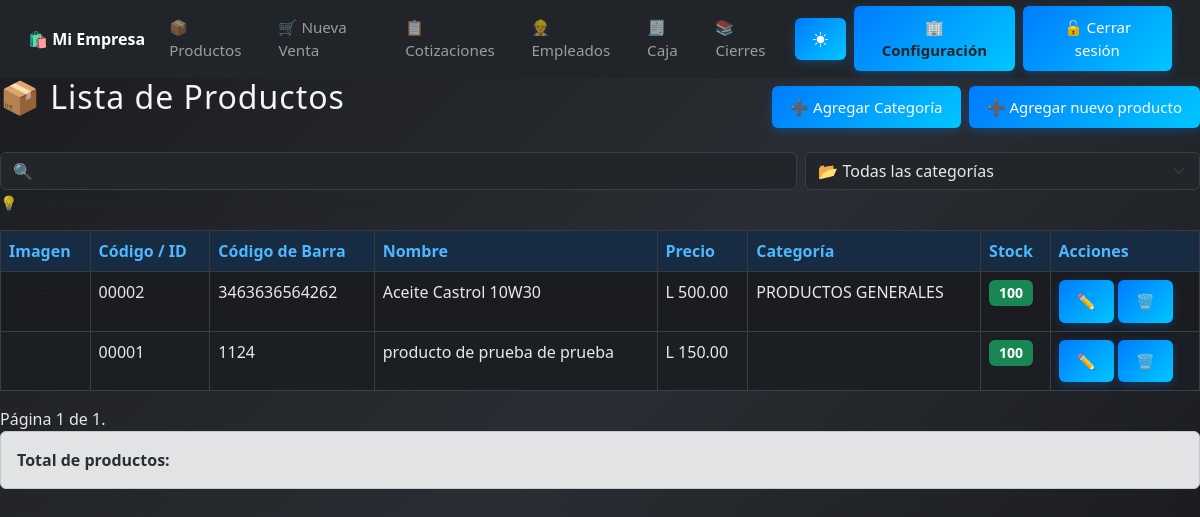
Page /productos/ (signed in) on the earlier database version.
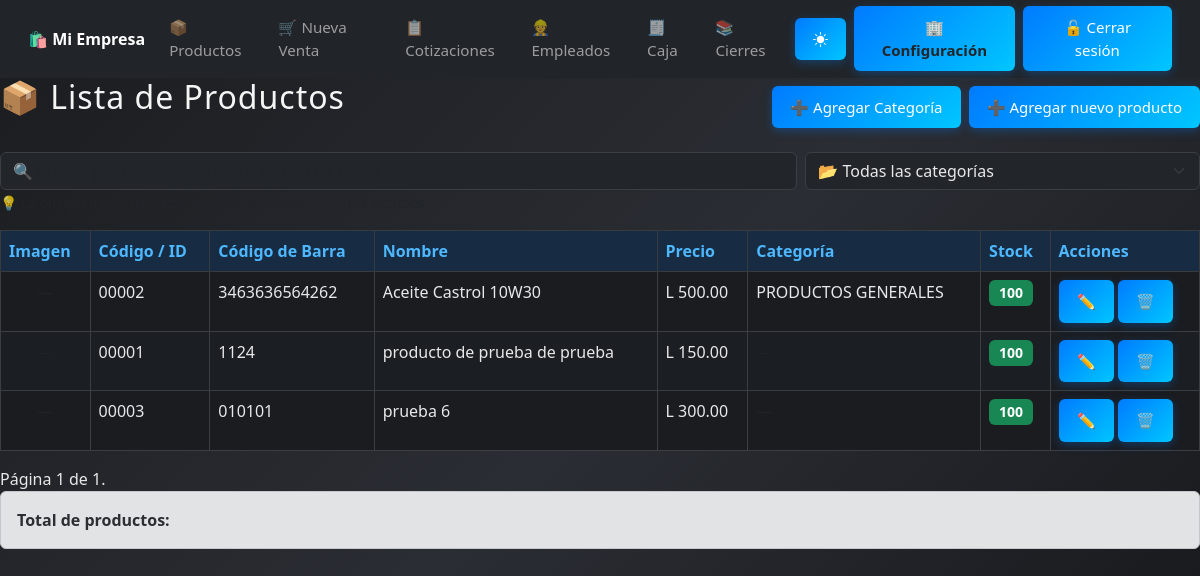
Same page on the later database version.
### productos/models.py (models this page shows, shortened)
class Producto(models.Model):
    TIPO_IMPUESTO_CHOICES = [
        ('E', 'Exento'),
        ('G15', 'Gravado 15%'),
        ('G18', 'Gravado 18%'),
        ('EXO', 'Exonerado'),  # si necesitas distinguir
    ]
    imagen = models.ImageField(upload_to='productos/',null=True,blank=True)
    codigo = models.CharField(
    max_length=5,
    unique=True,
    blank=True,      #  permitir vacío en el form
    editable=True,  # que el usuario no lo edite (opcional)
    db_index=True,
    verbose_name="Código o ID"
)
    codigo_barra = models.CharField(max_length=100, unique=True, blank=True, null=True, verbose_name="Código de barra")
    nombre       = models.CharField(max_length=100)
    descripcion  = models.TextField(blank=True)
    precio       = models.DecimalField(max_digits=10, decimal_places=2)
    stock        = models.IntegerField(default=0)
    categoria    = models.ForeignKey('Categoria', on_delete=models.CASCADE, null=True, blank=True)
    activo       = models.BooleanField(default=True)
    fecha_creacion = models.DateTimeField(auto_now_add=True, null=True, blank=True)
    tipo_impuesto = models.CharField(max_length=4, choices=TIPO_IMPUESTO_CHOICES, default='E')
    @property
    def necesita_restock(self):
        return self.stock <= 5
    class Meta:
        ordering = ['nombre']
        verbose_name = "Producto"
        verbose_name_plural = "Productos"

class Categoria(models.Model):
    nombre = models.CharField(max_length=100)

### productos/views.py (the view, shortened to what this page needs)
# urls.py: path('', views.listar_productos, name='listar_productos'),
@login_required
@requiere_modulo('mod_productos')
@permission_required('productos.view_producto', raise_exception=True)
def listar_productos(request):
    query = request.GET.get('q', '')
    categoria_id = request.GET.get('categoria')
    productos = Producto.objects.all()
    if categoria_id:
        productos = productos.filter(categoria_id=categoria_id)
    paginator = Paginator(productos, 15)
    page_number = request.GET.get('page')
    page_obj = paginator.get_page(page_number)
    categorias = Categoria.objects.all().order_by('nombre')
    return render(request, 'productos/listar_productos.html', {
        'page_obj': page_obj,
        'categorias': categorias,
        'categoria_seleccionada': categoria_id,
        'query': query
    })

### core/context_processors.py (called while the page is built)
def empresa_config(request):
    empresa = EmpresaConfig.objects.first()
    if not empresa:
        empresa = EmpresaConfig.objects.create(
            nombre="Mi Empresa",
            rtn="",
            direccion="",
        )
    return {"empresa": empresa}

def modulos_config(request):
    modulos = ModuloConfig.objects.first()
    if not modulos:
        modulos = ModuloConfig.objects.create()
    return {"modulos": modulos}

### productos/templates/productos/listar_productos.html (shortened to what this page needs)
{% extends 'base.html' %}
{% block content %}
<div class="d-flex justify-content-between align-items-center mb-3">
    <h2>📦 Lista de Productos</h2>
    <div class="d-flex gap-2">
        <a href="{% url 'productos:crear_categoria' %}" class="btn btn-secondary">➕ Agregar Categoría</a>
        <a href="{% url 'productos:agregar_producto' %}" class="btn btn-success">➕ Agregar nuevo producto</a>
    </div>
</div>
<div class="mb-3">
    <div class="row g-2">
        <div class="col-md-8">
            <input type="text" id="search-input" class="form-control" placeholder="🔍 Buscar por código, nombre o código de barra..." value="{{ query }}" autocomplete="off">
        </div>
        <div class="col-md-4">
            <select id="categoria-select" class="form-select">
                <option value="">📂 Todas las categorías</option>
            </select>
        </div>
    </div>
    <small class="text-muted">💡 La búsqueda se actualiza automáticamente mientras escribes</small>
</div>
<div id="productos-container">
    <table class="table table-bordered table-striped table-hover">
        <thead class="table-dark">
            <tr>
                <th>Imagen</th>
                <th>Código / ID</th>
                <th>Código de Barra</th>
                <th>Nombre</th>
                <th>Precio</th>
                <th>Categoría</th>
                <th>Stock</th>
                <th>Acciones</th>
            </tr>
        </thead>
        <tbody id="productos-tbody">
            {% for producto in page_obj.object_list %}
            <tr {% if producto.necesita_restock %}class="table-warning"{% endif %}>
                <td class="text-center">
                {% if producto.imagen %}
                    <img src="{{ producto.imagen.url }}"
                        alt="Imagen"
                        style="max-height:60px; border-radius:6px;">
                {% else %}
                    <span class="text-muted">—</span>
                {% endif %}
                </td>
                <td>{{ producto.codigo }}</td>
                <td>{{ producto.codigo_barra|default:"—" }}</td>
                <td>{{ producto.nombre }}</td>
                <td>L {{ producto.precio|floatformat:2 }}</td>
                <td>
                    {% if producto.categoria %}
                        {{ producto.categoria.nombre }}
                    {% else %}
                        <span class="text-muted">—</span>
                    {% endif %}
                </td>
                <td>
                    <span class="badge {% if producto.necesita_restock %}bg-warning text-dark{% else %}bg-success{% endif %}">
                        {{ producto.stock }}
                    </span>
                </td>
                <td>
                   {% if perms.core.change_producto %}
            <a href="{% url 'productos:editar_producto' producto.id %}"
            class="btn btn-warning btn-sm"
            title="Editar">✏️</a>
        {% endif %}
        {% if perms.core.delete_producto %}
            <a href="{% url 'productos:eliminar_producto' producto.id %}"
            class="btn btn-danger btn-sm"
            title="Eliminar"
            onclick="return confirm('¿Seguro que deseas eliminar este producto?')">🗑️</a>
        {% endif %}
                </td>
            </tr>
            {% empty %}
            <tr>
                <td colspan="7" class="text-center text-muted">No hay productos registrados.</td>
            </tr>
            {% endfor %}
        </tbody>
    </table>
        <div class="pagination">
    <span class="step-links">
        <span class="current">
            Página {{ page_obj.number }} de {{ page_obj.paginator.num_pages }}.
        </span>
    </span>
</div>
</div>
</div>
<div class="alert alert-secondary">
    <strong>Total de productos:</strong>
</div>
{% endblock %}

Differences in the rows shown:
added Producto: codigo "00003", codigo_barra "010101", nombre "prueba 6", precio "300.00", stock "100"
